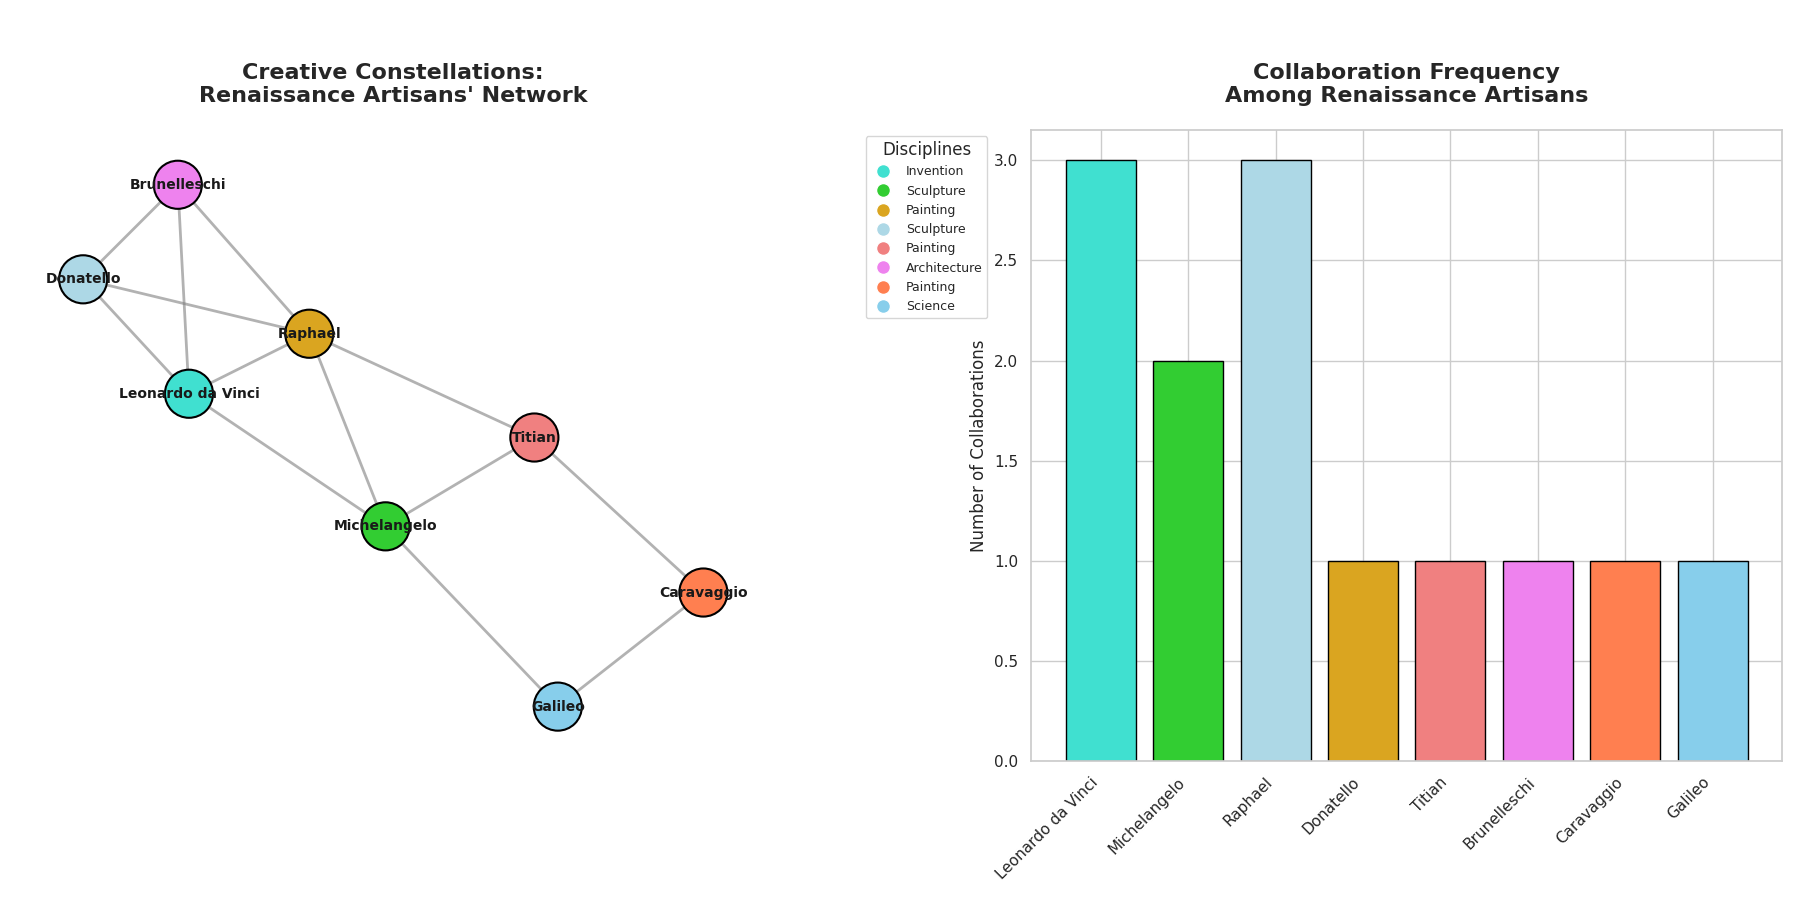

This figure's Python source:
import matplotlib.pyplot as plt
import networkx as nx

G = nx.Graph()

collaborations = {
    'Leonardo da Vinci': ['Michelangelo', 'Donatello', 'Raphael'],
    'Michelangelo': ['Raphael', 'Titian'],
    'Raphael': ['Titian', 'Donatello', 'Brunelleschi'],
    'Donatello': ['Brunelleschi'],
    'Titian': ['Caravaggio'],
    'Brunelleschi': ['Leonardo da Vinci'],
    'Caravaggio': ['Galileo'],
    'Galileo': ['Michelangelo'],
}

for artist, collaborators in collaborations.items():
    for collaborator in collaborators:
        G.add_edge(artist, collaborator)

# Manually shuffled discipline-based node colors
node_colors = {
    'Leonardo da Vinci': 'turquoise',  # Invention
    'Michelangelo': 'limegreen',       # Sculpture
    'Raphael': 'goldenrod',            # Painting
    'Donatello': 'lightblue',          # Sculpture
    'Titian': 'lightcoral',            # Painting
    'Brunelleschi': 'violet',          # Architecture
    'Caravaggio': 'coral',             # Painting
    'Galileo': 'skyblue',              # Science
}

node_color_list = [node_colors[node] for node in G.nodes]
collaboration_count = {artist: len(collaborators) for artist, collaborators in collaborations.items()}

fig, axes = plt.subplots(1, 2, figsize=(18, 9))

pos = nx.spring_layout(G, seed=42)
nx.draw_networkx_nodes(G, pos, ax=axes[0], node_size=1200, node_color=node_color_list, edgecolors='black', linewidths=1.5)
nx.draw_networkx_edges(G, pos, ax=axes[0], width=2, edge_color='gray', style='solid', alpha=0.6)
nx.draw_networkx_labels(G, pos, ax=axes[0], font_size=10, font_weight='bold', verticalalignment='center')
axes[0].set_title("Creative Constellations:\nRenaissance Artisans' Network", fontsize=16, fontweight='bold', pad=20)
axes[0].axis('off')

# Updated legend for disciplines with shuffled colors
legend_labels = {
    'turquoise': 'Invention',
    'limegreen': 'Sculpture',
    'goldenrod': 'Painting',
    'lightblue': 'Sculpture',
    'lightcoral': 'Painting',
    'violet': 'Architecture',
    'coral': 'Painting',
    'skyblue': 'Science',
}
handles = [plt.Line2D([0], [0], marker='o', color='w', label=label, markerfacecolor=color, markersize=10)
           for color, label in legend_labels.items()]
axes[0].legend(handles=handles, loc='upper right', title="Disciplines", fontsize=9, bbox_to_anchor=(1.3, 1))

axes[1].bar(collaboration_count.keys(), collaboration_count.values(), color=node_color_list, edgecolor='black')
axes[1].set_title("Collaboration Frequency\nAmong Renaissance Artisans", fontsize=16, fontweight='bold', pad=20)
axes[1].set_ylabel("Number of Collaborations", fontsize=12)
axes[1].set_xticklabels(collaboration_count.keys(), rotation=45, ha='right')

plt.tight_layout(rect=[0, 0, 1, 0.95])
plt.show()
